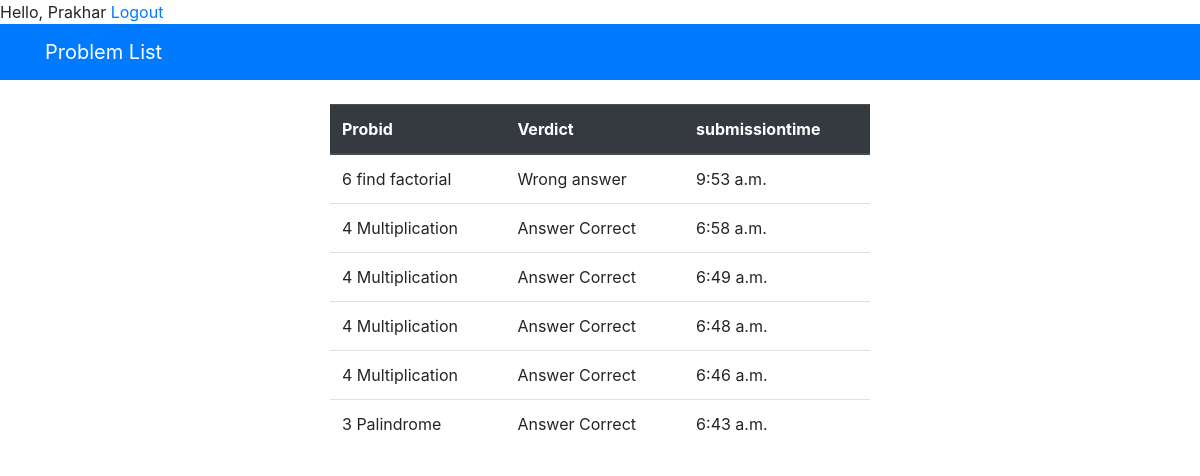
Screenshot of /practice/leaderboard/ (signed in) with the database file from the repository.
### practice/models.py (models this page shows, shortened)
class Submission(models.Model):
    problemid=models.ForeignKey(Problem, on_delete=models.CASCADE)
    answercode=models.CharField(max_length=300)
    submissiontime=models.TimeField(default=timezone.now)
    verdict=models.CharField(max_length=20)

class Problem(models.Model):
   problemid=models.CharField(("ID"), max_length=50)
   problemname=models.CharField(("name"), max_length=50)
   description=models.CharField(max_length=300)
   score=models.IntegerField(default=0)
   def __str__(self):
       return str(self.problemid) + " " +self.problemname

### practice/views.py (the view)
# urls.py: path('leaderboard/', views.leaderboard, name = 'leaderboard'),
@login_required(login_url='practice:login')
def leaderboard(request):
    recent_submissions = Submission.objects.all().order_by('-submissiontime')[:10]
    return render(request, 'practice/leaderboard.html', {"solutions": recent_submissions})

### practice/templates/practice/leaderboard.html
{% extends 'practice/base.html'%}
{% block content%}
<table class="table" class="table-responsive">
    <thead class="thead-dark">
      <tr>
        <th scope="col">Probid</th>
        <th scope="col">Verdict</th>
        <th scope="col">submissiontime</th>
      </tr>
    </thead>
    <tbody>
        {%for solution in solutions%}
        <tr>
            <td>{{solution.problemid}}</td>
            <td>{{solution.verdict}}</td>
            <td>{{solution.submissiontime}}</td>
        </tr>
        {% endfor %}
    </tbody>
  </table>
{%endblock%}

### practice/templates/practice/base.html (shortened to what this page needs)
<!DOCTYPE html>
<html lang="en">
  <head>
    <link
      rel="stylesheet"
      href="https://stackpath.bootstrapcdn.com/bootstrap/4.3.1/css/bootstrap.min.css"
    />
      <span id="hello-msg">Hello, {{request.user}}</span>
      <span><a href={%url 'practice:logout' %}>Logout</a></span>
  </head>
  <body>
    <nav class ="navbar navbar-dark bg-primary mb-4">
        <div class ="container">
            <a class ="navbar-brand" href ="/practice">Problem List</a>
        </div>
    </nav>
    <div class="container">
      <div class="row">
        <div class="col-md-6 m-auto">
          {% block content %}{% endblock %}
        </div>
      </div>
    </div>
  </body>
</html>

### rows the page displays
Submission: problemid "6 find factorial", verdict "Wrong answer", submissiontime "9:53 a.m."
Submission: problemid "4 Multiplication", verdict "Answer Correct", submissiontime "6:58 a.m."
Submission: problemid "4 Multiplication", verdict "Answer Correct", submissiontime "6:49 a.m."
Submission: problemid "4 Multiplication", verdict "Answer Correct", submissiontime "6:48 a.m."
Submission: problemid "4 Multiplication", verdict "Answer Correct", submissiontime "6:46 a.m."
Submission: problemid "3 Palindrome", verdict "Answer Correct", submissiontime "6:43 a.m."

### other values shown
{{ request.user }} "Prakhar"
